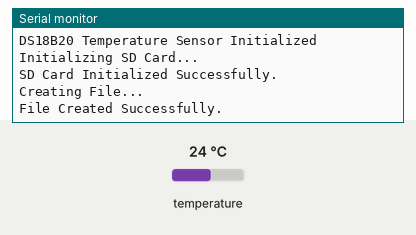
A sketch run on a simulated Arduino Uno, built with avr-gcc and run on an emulated ATmega328P. Shown: the last lines printed to the serial monitor. The inputs (shaded band) are chosen by the test bench; at power-on: temperature 24 °C. The local clock reads 2024-03-15 10:24:30 at power-on unless the sketch sets it; storage starts empty.

Above: at 1.3 s.
1.4 s: temperature set to 12 °C
At 2.7 s:
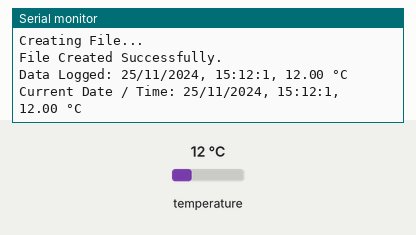
3.4 s: temperature set to 19 °C
At 4.3 s:
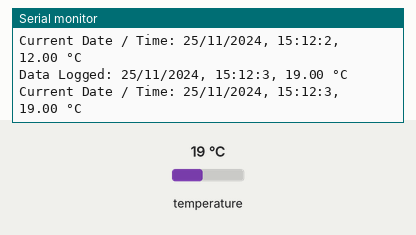

The sketch:

DS18B20_RTC.ino
```cpp
#include <virtuabotixRTC.h>
#include <SPI.h>
#include <SD.h>
#include <OneWire.h>
#include <DallasTemperature.h>

// RTC Configuration
virtuabotixRTC myRTC(6, 7, 8);

// DS18B20 Sensor Configuration
#define ONE_WIRE_BUS 2
OneWire oneWire(ONE_WIRE_BUS);
DallasTemperature sensors(&oneWire);

// SD Card Configuration
File myFile;

void setup() {
  // Initialize Serial Monitor
  Serial.begin(9600);

  // Initialize RTC
  myRTC.setDS1302Time(00, 12, 15, 1, 25, 11, 2024);

  // Initialize DS18B20 Sensor
  sensors.begin();
  Serial.println("DS18B20 Temperature Sensor Initialized");

  // Initialize SD Card
  Serial.println("Initializing SD Card...");
  if (!SD.begin(4)) {
    Serial.println("SD Card Initialization Failed!");
    while (true); // Halt if SD card initialization fails
  }
  Serial.println("SD Card Initialized Successfully.");

  // Create or open the data log file
  Serial.println("Creating File...");
  myFile = SD.open("datalog.txt", FILE_WRITE);
  if (myFile) {
    myFile.println("Temperature Logger Initialized");
    myFile.println("Date, Time, Temperature (°C)");
    myFile.close();
    Serial.println("File Created Successfully.");
  } else {
    Serial.println("File Creation Failed!");
    while (true); // Halt if file creation fails
  }
}

void loop() {
  static unsigned long printTime = millis();

  // Read and log temperature every second
  if (millis() - printTime > 1000) {
    printTime = millis();

    // Request temperature readings
    sensors.requestTemperatures();
    float temperatureC = sensors.getTempCByIndex(0);

    if (temperatureC != DEVICE_DISCONNECTED_C) {
      // Update RTC time
      myRTC.updateTime();

      // Prepare data to log
      String logData = String(myRTC.dayofmonth) + "/" + String(myRTC.month) + "/" + String(myRTC.year) + ", " +
                       String(myRTC.hours) + ":" + String(myRTC.minutes) + ":" + String(myRTC.seconds) + ", " +
                       String(temperatureC) + " °C";

      // Log data to SD card
      myFile = SD.open("datalog.txt", FILE_WRITE);
      if (myFile) {
        myFile.println(logData);
        myFile.close();
        Serial.println("Data Logged: " + logData);
      } else {
        Serial.println("Error Writing to File!");
      }

      // Display data on Serial Monitor
      Serial.println("Current Date / Time: " + logData);
    } else {
      Serial.println("Error: Temperature Sensor Not Found!");
    }
  }
}
```

Measured:
- after the input at 1.4 s, the serial monitor: prints a new line after 0.48 s (image 1)
- after the input at 3.4 s, the serial monitor: prints a new line after 0.48 s (image 2)
